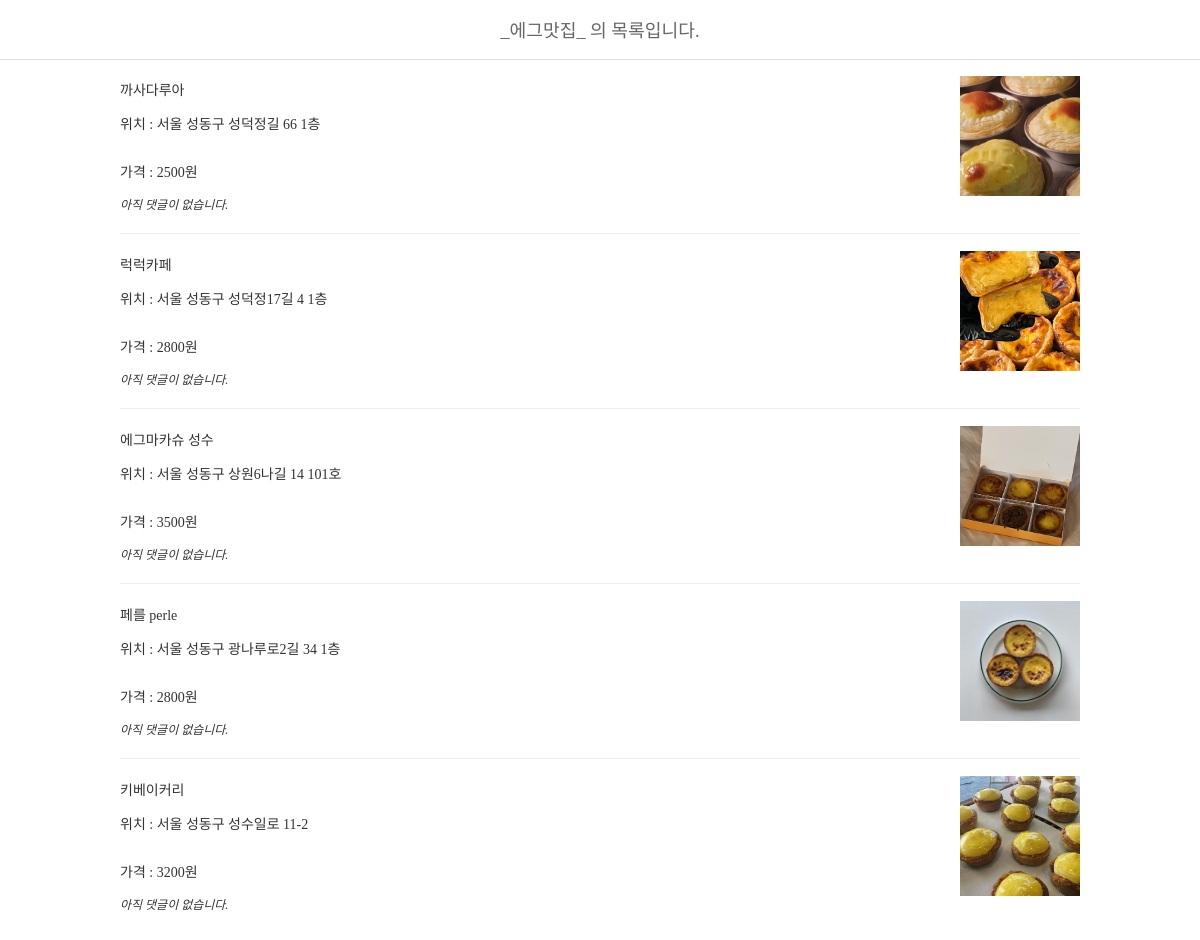
Page /list/ on the committed database.
### eggtart/models.py (models this page shows)
class Eggtart(models.Model):
    shop = models.CharField(max_length=20)
    location = models.CharField(max_length=50)
    price = models.IntegerField(default=0)
    thumbnail = models.ImageField("이미지", upload_to="post", blank=True)
    def __str__(self):
        return self.shop

### config/views.py (the view)
# urls.py: path("list/", eggtart_list),
def eggtart_list(request):
    eggtart = Eggtart.objects.all()
    print("전체 에그타르트 맛집 목록:", eggtart)
    context = {
        "eggtart": eggtart,
    }
    return render(request, "eggtart_list.html", context)

### templates/eggtart_list.html
{% load static %}
<!doctype html>
<html lang="ko">
<head>
    <link rel = "stylesheet" href="{% static 'css/style.css/style.css' %}">
</head>
<body>
    <div id = "navbar">
        <span>_에그맛집_ 의 목록입니다.</span>
    </div>
    <div id = "post-list">
        <ul class = "posts">
            {% for eggtart in eggtart %}
                <li class="post">
                    <div>{{ eggtart.shop }}</div>
                    <p>위치 : {{ eggtart.location}}</p>
                    <p>가격 : {{ eggtart.price }}원</p>
                    <ul class = "comments">
                        {% for comment in eggtart.comment_set.all %}
                            <li class = "comment">{{ comment.content }}</li>
                        {% empty %}
                            <li class = "comment-empty">아직 댓글이 없습니다.</li>
                        {% endfor %}
                    </ul>
                    <img src = "{{ eggtart.thumbnail.url }}" alt = "">
                </li>
            {% endfor %}
        </ul>
    </div>
</body>
</html>

### static/css/style.css/style.css (style rules this page uses)
ul, ol { list-style: none; padding: 0; margin: 0; }
html { margin: 0; font-family: "Noto Sans KR", serif; font-weight: 300; font-size: 14px; color: #333; height: 100%; }
body { margin: 0; height: 100%; }
#navbar { position: fixed; top: 0; width: 100%; z-index: 999; display: flex; flex-direction: row; flex-wrap: nowrap; justify-content: center; align-items: center; background-color: rgba(255, 255, 255, 0.9); color: #666; font-size: 1.3rem; height: 59px; border-bottom: 1px solid #ddd; }
#navbar > span { margin-top: -2px; }
ul.comments { font-size: 12px; }
ul.comments > li.comment-empty { font-style: italic; }
#post-list { padding: 59px 0; }
ul.posts { display: flex; flex-direction: column; margin: 0 auto; max-width: 960px; padding: 0 20px; }
ul.posts > li.post { display: flex; flex-direction: column; position: relative; padding: 20px 130px 20px 0; }
ul.posts > li.post:not(:last-child) { border-bottom: 1px solid #eee; }
ul.posts > li.post p { display: -webkit-box; -webkit-line-clamp: 2; -webkit-box-orient: vertical; overflow: hidden; }
ul.posts > li.post img { position: absolute; top: 17px; right: 0; width: 120px; height: 120px; object-fit: cover; }
ul.posts > li.post img[alt]:after { display: block; position: absolute; top: 0; left: 0; width: 100%; height: 100%; background-color: #fff; box-sizing: border-box; border: 1px solid #ddd; font-weight: 300; line-height: 2; text-align: center; content: attr(alt); }

### rows in the picture
Eggtart: shop "까사다루아", location "서울 성동구 성덕정길 66 1층", price "2500", thumbnail (picture)
Eggtart: shop "럭럭카페", location "서울 성동구 성덕정17길 4 1층", price "2800", thumbnail (picture)
Eggtart: shop "에그마카슈 성수", location "서울 성동구 상원6나길 14 101호", price "3500", thumbnail (picture)
Eggtart: shop "페를 perle", location "서울 성동구 광나루로2길 34 1층", price "2800", thumbnail (picture)
Eggtart: shop "키베이커리", location "서울 성동구 성수일로 11-2", price "3200", thumbnail (picture)
